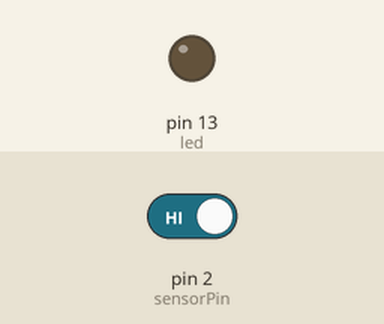
The sketch below on a simulated Arduino Uno, built with avr-gcc and run on an emulated ATmega328P. On the bench: output pins drawn as LEDs (lit = HIGH). The test bench sets the inputs (shaded band); at power-on: pin 2 (sensorPin) HIGH.

Above: at 4.2 s.
4.3 s: pin 2 (sensorPin) driven LOW
At 5.1 s:
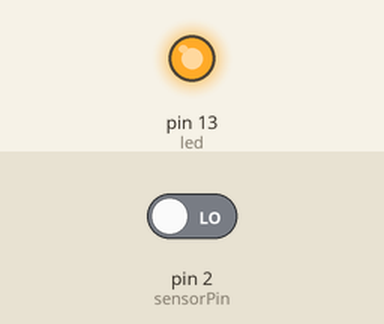
7.3 s: pin 2 (sensorPin) driven HIGH
At 7.6 s:
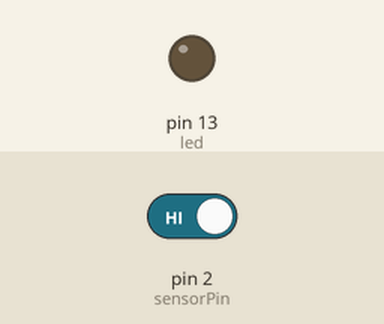
Timing chart, 0 to 10.3 s (numbered marks = the images above; inputs shaded):
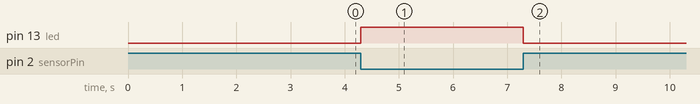

The sketch:

pirsensor.ino
```cpp
/*
Basic passive infrared sensor recognition
*/

int led = 13;
int sensorPin = 2;

void setup()
{
	pinMode(led, OUTPUT);
	pinMode(sensorPin, INPUT_PULLUP);
	delay(3000);
}

void loop()
{
	if(digitalRead(sensorPin) == LOW)
	{
		digitalWrite(led, HIGH);
		delay(1000);
		digitalWrite(led, LOW);
	}
}
```

Measured:
- after the input at 4.3 s, pin 13 (led): LOW → HIGH at once
- after the input at 7.3 s, pin 13 (led): HIGH → LOW at once
